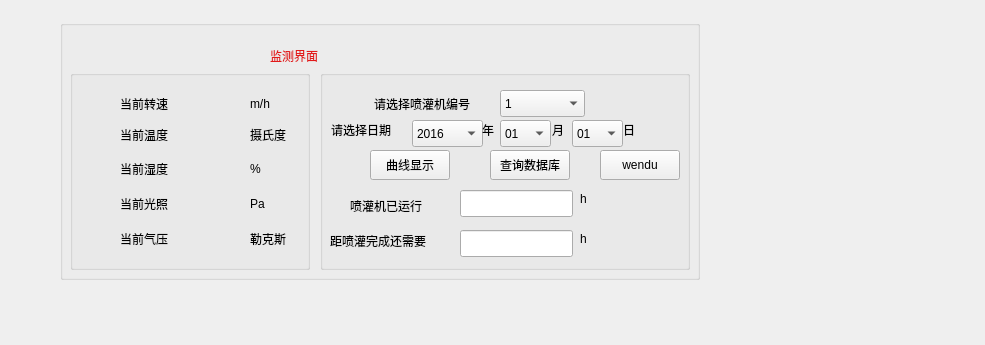
<?xml version="1.0" encoding="UTF-8"?>
<ui version="4.0">
 <class>Form</class>
 <widget class="QWidget" name="Form">
  <property name="geometry">
   <rect>
    <x>0</x>
    <y>0</y>
    <width>985</width>
    <height>345</height>
   </rect>
  </property>
  <property name="windowTitle">
   <string>Form</string>
  </property>
  <widget class="QLabel" name="label_11">
   <property name="geometry">
    <rect>
     <x>170</x>
     <y>145</y>
     <width>81</width>
     <height>31</height>
    </rect>
   </property>
   <property name="styleSheet">
    <string notr="true">image: url(:/new/prefix1/2.jpg);</string>
   </property>
   <property name="text">
    <string/>
   </property>
  </widget>
  <widget class="QLabel" name="label_12">
   <property name="geometry">
    <rect>
     <x>170</x>
     <y>185</y>
     <width>81</width>
     <height>31</height>
    </rect>
   </property>
   <property name="styleSheet">
    <string notr="true">image: url(:/new/prefix1/5.jpg);</string>
   </property>
   <property name="text">
    <string/>
   </property>
  </widget>
  <widget class="QLabel" name="label_3">
   <property name="geometry">
    <rect>
     <x>170</x>
     <y>65</y>
     <width>81</width>
     <height>31</height>
    </rect>
   </property>
   <property name="styleSheet">
    <string notr="true">image: url(:/new/prefix1/3.jpg);</string>
   </property>
   <property name="text">
    <string/>
   </property>
  </widget>
  <widget class="QLabel" name="label">
   <property name="geometry">
    <rect>
     <x>170</x>
     <y>25</y>
     <width>81</width>
     <height>31</height>
    </rect>
   </property>
   <property name="styleSheet">
    <string notr="true">image: url(:/new/prefix1/4.jpg);</string>
   </property>
   <property name="text">
    <string/>
   </property>
  </widget>
  <widget class="QLabel" name="label_5">
   <property name="geometry">
    <rect>
     <x>170</x>
     <y>105</y>
     <width>81</width>
     <height>31</height>
    </rect>
   </property>
   <property name="styleSheet">
    <string notr="true">image: url(:/new/prefix1/1.jpg);</string>
   </property>
   <property name="text">
    <string/>
   </property>
  </widget>
  <widget class="QGroupBox" name="groupBox">
   <property name="geometry">
    <rect>
     <x>60</x>
     <y>20</y>
     <width>640</width>
     <height>260</height>
    </rect>
   </property>
   <property name="styleSheet">
    <string notr="true">#groupBox{

background-image: url(:/new/prefix/groupbox3.jpg);
}</string>
   </property>
   <property name="title">
    <string/>
   </property>
   <widget class="QLabel" name="label_10">
    <property name="geometry">
     <rect>
      <x>210</x>
      <y>20</y>
      <width>131</width>
      <height>31</height>
     </rect>
    </property>
    <property name="styleSheet">
     <string notr="true">color: rgb(226, 25, 25);
font: 24pt &quot;Ubuntu&quot;;</string>
    </property>
    <property name="text">
     <string>监测界面</string>
    </property>
   </widget>
   <widget class="QGroupBox" name="groupBox_2">
    <property name="geometry">
     <rect>
      <x>10</x>
      <y>50</y>
      <width>240</width>
      <height>200</height>
     </rect>
    </property>
    <property name="title">
     <string/>
    </property>
    <widget class="QLabel" name="label_15">
     <property name="geometry">
      <rect>
       <x>180</x>
       <y>160</y>
       <width>67</width>
       <height>17</height>
      </rect>
     </property>
     <property name="styleSheet">
      <string notr="true">font: 10pt &quot;楷体&quot;;</string>
     </property>
     <property name="text">
      <string>勒克斯</string>
     </property>
    </widget>
    <widget class="QLabel" name="label_9">
     <property name="geometry">
      <rect>
       <x>180</x>
       <y>90</y>
       <width>16</width>
       <height>17</height>
      </rect>
     </property>
     <property name="styleSheet">
      <string notr="true">font: 10pt &quot;楷体&quot;;</string>
     </property>
     <property name="text">
      <string>%</string>
     </property>
    </widget>
    <widget class="QLabel" name="label_33">
     <property name="geometry">
      <rect>
       <x>-20</x>
       <y>50</y>
       <width>80</width>
       <height>30</height>
      </rect>
     </property>
     <property name="styleSheet">
      <string notr="true">image: url(:/new/prefix/3.jpg);</string>
     </property>
     <property name="text">
      <string/>
     </property>
    </widget>
    <widget class="QLabel" name="label_36">
     <property name="geometry">
      <rect>
       <x>-20</x>
       <y>155</y>
       <width>80</width>
       <height>30</height>
      </rect>
     </property>
     <property name="styleSheet">
      <string notr="true">image: url(:/new/prefix/5.jpg);</string>
     </property>
     <property name="text">
      <string/>
     </property>
    </widget>
    <widget class="QLabel" name="label_34">
     <property name="geometry">
      <rect>
       <x>-20</x>
       <y>85</y>
       <width>80</width>
       <height>30</height>
      </rect>
     </property>
     <property name="styleSheet">
      <string notr="true">image: url(:/new/prefi/1.jpg);
image: url(:/new/prefix/1.jpg);</string>
     </property>
     <property name="text">
      <string/>
     </property>
    </widget>
    <widget class="QLabel" name="label_18">
     <property name="geometry">
      <rect>
       <x>50</x>
       <y>125</y>
       <width>67</width>
       <height>17</height>
      </rect>
     </property>
     <property name="styleSheet">
      <string notr="true">font: 10pt &quot;楷体&quot;;</string>
     </property>
     <property name="text">
      <string>当前光照</string>
     </property>
    </widget>
    <widget class="QLabel" name="label_17">
     <property name="geometry">
      <rect>
       <x>50</x>
       <y>160</y>
       <width>67</width>
       <height>17</height>
      </rect>
     </property>
     <property name="styleSheet">
      <string notr="true">font: 10pt &quot;楷体&quot;;</string>
     </property>
     <property name="text">
      <string>当前气压</string>
     </property>
    </widget>
    <widget class="QLabel" name="label_21">
     <property name="geometry">
      <rect>
       <x>50</x>
       <y>90</y>
       <width>61</width>
       <height>17</height>
      </rect>
     </property>
     <property name="styleSheet">
      <string notr="true">font: 10pt &quot;楷体&quot;;</string>
     </property>
     <property name="text">
      <string>当前湿度</string>
     </property>
    </widget>
    <widget class="QLabel" name="label_8">
     <property name="geometry">
      <rect>
       <x>180</x>
       <y>55</y>
       <width>45</width>
       <height>19</height>
      </rect>
     </property>
     <property name="styleSheet">
      <string notr="true">font: 10pt &quot;楷体&quot;;</string>
     </property>
     <property name="text">
      <string>摄氏度</string>
     </property>
    </widget>
    <widget class="QLabel" name="label_19">
     <property name="geometry">
      <rect>
       <x>50</x>
       <y>25</y>
       <width>71</width>
       <height>17</height>
      </rect>
     </property>
     <property name="styleSheet">
      <string notr="true">font: 10pt &quot;楷体&quot;;</string>
     </property>
     <property name="text">
      <string>当前转速</string>
     </property>
    </widget>
    <widget class="QLabel" name="label_35">
     <property name="geometry">
      <rect>
       <x>-20</x>
       <y>120</y>
       <width>80</width>
       <height>30</height>
      </rect>
     </property>
     <property name="styleSheet">
      <string notr="true">image: url(:/new/prefix/2.jpg);</string>
     </property>
     <property name="text">
      <string/>
     </property>
    </widget>
    <widget class="QLabel" name="label_31">
     <property name="geometry">
      <rect>
       <x>-20</x>
       <y>15</y>
       <width>80</width>
       <height>30</height>
      </rect>
     </property>
     <property name="styleSheet">
      <string notr="true">image: url(:/new/prefix/4.jpg);</string>
     </property>
     <property name="text">
      <string/>
     </property>
    </widget>
    <widget class="QLabel" name="label_7">
     <property name="geometry">
      <rect>
       <x>180</x>
       <y>25</y>
       <width>28</width>
       <height>17</height>
      </rect>
     </property>
     <property name="styleSheet">
      <string notr="true">font: 10pt &quot;楷体&quot;;</string>
     </property>
     <property name="text">
      <string>m/h</string>
     </property>
    </widget>
    <widget class="QLabel" name="label_16">
     <property name="geometry">
      <rect>
       <x>180</x>
       <y>125</y>
       <width>67</width>
       <height>17</height>
      </rect>
     </property>
     <property name="styleSheet">
      <string notr="true">font: 10pt &quot;楷体&quot;;</string>
     </property>
     <property name="text">
      <string>Pa</string>
     </property>
    </widget>
    <widget class="QLabel" name="label_20">
     <property name="geometry">
      <rect>
       <x>50</x>
       <y>55</y>
       <width>61</width>
       <height>19</height>
      </rect>
     </property>
     <property name="styleSheet">
      <string notr="true">font: 10pt &quot;楷体&quot;;</string>
     </property>
     <property name="text">
      <string>当前温度</string>
     </property>
    </widget>
    <widget class="QLabel" name="label_2">
     <property name="geometry">
      <rect>
       <x>130</x>
       <y>20</y>
       <width>32</width>
       <height>17</height>
      </rect>
     </property>
     <property name="text">
      <string/>
     </property>
    </widget>
    <widget class="QLabel" name="label_4">
     <property name="geometry">
      <rect>
       <x>130</x>
       <y>60</y>
       <width>32</width>
       <height>17</height>
      </rect>
     </property>
     <property name="text">
      <string/>
     </property>
    </widget>
    <widget class="QLabel" name="label_6">
     <property name="geometry">
      <rect>
       <x>130</x>
       <y>90</y>
       <width>32</width>
       <height>17</height>
      </rect>
     </property>
     <property name="text">
      <string/>
     </property>
    </widget>
    <widget class="QLabel" name="label_13">
     <property name="geometry">
      <rect>
       <x>130</x>
       <y>130</y>
       <width>32</width>
       <height>17</height>
      </rect>
     </property>
     <property name="text">
      <string/>
     </property>
    </widget>
    <widget class="QLabel" name="label_14">
     <property name="geometry">
      <rect>
       <x>130</x>
       <y>160</y>
       <width>32</width>
       <height>17</height>
      </rect>
     </property>
     <property name="text">
      <string/>
     </property>
    </widget>
   </widget>
   <widget class="QGroupBox" name="groupBox_3">
    <property name="geometry">
     <rect>
      <x>260</x>
      <y>50</y>
      <width>370</width>
      <height>200</height>
     </rect>
    </property>
    <property name="title">
     <string/>
    </property>
    <widget class="QComboBox" name="comboBox_Month">
     <property name="geometry">
      <rect>
       <x>180</x>
       <y>50</y>
       <width>51</width>
       <height>27</height>
      </rect>
     </property>
     <property name="styleSheet">
      <string notr="true">font: 10pt &quot;楷体&quot;;</string>
     </property>
     <item>
      <property name="text">
       <string>01</string>
      </property>
     </item>
     <item>
      <property name="text">
       <string>02</string>
      </property>
     </item>
     <item>
      <property name="text">
       <string>03</string>
      </property>
     </item>
     <item>
      <property name="text">
       <string>04</string>
      </property>
     </item>
     <item>
      <property name="text">
       <string>05</string>
      </property>
     </item>
     <item>
      <property name="text">
       <string>06</string>
      </property>
     </item>
     <item>
      <property name="text">
       <string>07</string>
      </property>
     </item>
     <item>
      <property name="text">
       <string>08</string>
      </property>
     </item>
     <item>
      <property name="text">
       <string>09</string>
      </property>
     </item>
     <item>
      <property name="text">
       <string>10</string>
      </property>
     </item>
     <item>
      <property name="text">
       <string>11</string>
      </property>
     </item>
     <item>
      <property name="text">
       <string>12</string>
      </property>
     </item>
    </widget>
    <widget class="QLabel" name="label_22">
     <property name="geometry">
      <rect>
       <x>11</x>
       <y>50</y>
       <width>75</width>
       <height>19</height>
      </rect>
     </property>
     <property name="styleSheet">
      <string notr="true">font: 10pt &quot;楷体&quot;;</string>
     </property>
     <property name="text">
      <string>请选择日期</string>
     </property>
    </widget>
    <widget class="QPushButton" name="pushButton_3">
     <property name="geometry">
      <rect>
       <x>50</x>
       <y>80</y>
       <width>80</width>
       <height>30</height>
      </rect>
     </property>
     <property name="styleSheet">
      <string notr="true">font: 10pt &quot;楷体&quot;;</string>
     </property>
     <property name="text">
      <string>曲线显示</string>
     </property>
    </widget>
    <widget class="QLabel" name="label_26">
     <property name="geometry">
      <rect>
       <x>54</x>
       <y>20</y>
       <width>120</width>
       <height>27</height>
      </rect>
     </property>
     <property name="styleSheet">
      <string notr="true">font: 10pt &quot;楷体&quot;;</string>
     </property>
     <property name="text">
      <string>请选择喷灌机编号</string>
     </property>
    </widget>
    <widget class="QLabel" name="label_28">
     <property name="geometry">
      <rect>
       <x>10</x>
       <y>160</y>
       <width>121</width>
       <height>21</height>
      </rect>
     </property>
     <property name="styleSheet">
      <string notr="true">font: 10pt &quot;楷体&quot;;</string>
     </property>
     <property name="text">
      <string>距喷灌完成还需要</string>
     </property>
    </widget>
    <widget class="QLabel" name="label_24">
     <property name="geometry">
      <rect>
       <x>232</x>
       <y>50</y>
       <width>16</width>
       <height>19</height>
      </rect>
     </property>
     <property name="styleSheet">
      <string notr="true">font: 10pt &quot;楷体&quot;;</string>
     </property>
     <property name="text">
      <string>月</string>
     </property>
    </widget>
    <widget class="QComboBox" name="comboBox_Year">
     <property name="geometry">
      <rect>
       <x>92</x>
       <y>50</y>
       <width>71</width>
       <height>27</height>
      </rect>
     </property>
     <property name="styleSheet">
      <string notr="true">font: 10pt &quot;楷体&quot;;</string>
     </property>
     <item>
      <property name="text">
       <string>2016</string>
      </property>
     </item>
     <item>
      <property name="text">
       <string>2017</string>
      </property>
     </item>
     <item>
      <property name="text">
       <string>2018</string>
      </property>
     </item>
    </widget>
    <widget class="QLabel" name="label_30">
     <property name="geometry">
      <rect>
       <x>260</x>
       <y>160</y>
       <width>16</width>
       <height>17</height>
      </rect>
     </property>
     <property name="text">
      <string>h</string>
     </property>
    </widget>
    <widget class="QLineEdit" name="lineEdit">
     <property name="geometry">
      <rect>
       <x>140</x>
       <y>120</y>
       <width>113</width>
       <height>27</height>
      </rect>
     </property>
    </widget>
    <widget class="QComboBox" name="comboBox_bianhao">
     <property name="geometry">
      <rect>
       <x>180</x>
       <y>20</y>
       <width>85</width>
       <height>27</height>
      </rect>
     </property>
     <item>
      <property name="text">
       <string>1</string>
      </property>
     </item>
     <item>
      <property name="text">
       <string>2</string>
      </property>
     </item>
     <item>
      <property name="text">
       <string>3</string>
      </property>
     </item>
     <item>
      <property name="text">
       <string>4</string>
      </property>
     </item>
     <item>
      <property name="text">
       <string>5</string>
      </property>
     </item>
     <item>
      <property name="text">
       <string>6</string>
      </property>
     </item>
     <item>
      <property name="text">
       <string>7</string>
      </property>
     </item>
     <item>
      <property name="text">
       <string>8</string>
      </property>
     </item>
    </widget>
    <widget class="QLineEdit" name="lineEdit_2">
     <property name="geometry">
      <rect>
       <x>140</x>
       <y>160</y>
       <width>113</width>
       <height>27</height>
      </rect>
     </property>
    </widget>
    <widget class="QLabel" name="label_27">
     <property name="geometry">
      <rect>
       <x>30</x>
       <y>120</y>
       <width>121</width>
       <height>31</height>
      </rect>
     </property>
     <property name="styleSheet">
      <string notr="true">font: 10pt &quot;楷体&quot;;</string>
     </property>
     <property name="text">
      <string>喷灌机已运行</string>
     </property>
    </widget>
    <widget class="QLabel" name="label_29">
     <property name="geometry">
      <rect>
       <x>260</x>
       <y>120</y>
       <width>16</width>
       <height>17</height>
      </rect>
     </property>
     <property name="text">
      <string>h</string>
     </property>
    </widget>
    <widget class="QComboBox" name="comboBox_Day">
     <property name="geometry">
      <rect>
       <x>252</x>
       <y>50</y>
       <width>51</width>
       <height>27</height>
      </rect>
     </property>
     <property name="styleSheet">
      <string notr="true">font: 10pt &quot;楷体&quot;;</string>
     </property>
     <item>
      <property name="text">
       <string>01</string>
      </property>
     </item>
     <item>
      <property name="text">
       <string>02</string>
      </property>
     </item>
     <item>
      <property name="text">
       <string>03</string>
      </property>
     </item>
     <item>
      <property name="text">
       <string>04</string>
      </property>
     </item>
     <item>
      <property name="text">
       <string>05</string>
      </property>
     </item>
     <item>
      <property name="text">
       <string>06</string>
      </property>
     </item>
     <item>
      <property name="text">
       <string>07</string>
      </property>
     </item>
     <item>
      <property name="text">
       <string>08</string>
      </property>
     </item>
     <item>
      <property name="text">
       <string>09</string>
      </property>
     </item>
     <item>
      <property name="text">
       <string>10</string>
      </property>
     </item>
     <item>
      <property name="text">
       <string>11</string>
      </property>
     </item>
     <item>
      <property name="text">
       <string>12</string>
      </property>
     </item>
     <item>
      <property name="text">
       <string>13</string>
      </property>
     </item>
     <item>
      <property name="text">
       <string>14</string>
      </property>
     </item>
     <item>
      <property name="text">
       <string>15</string>
      </property>
     </item>
     <item>
      <property name="text">
       <string>16</string>
      </property>
     </item>
     <item>
      <property name="text">
       <string>17</string>
      </property>
     </item>
     <item>
      <property name="text">
       <string>18</string>
      </property>
     </item>
     <item>
      <property name="text">
       <string>19</string>
      </property>
     </item>
     <item>
      <property name="text">
       <string>20</string>
      </property>
     </item>
     <item>
      <property name="text">
       <string>21</string>
      </property>
     </item>
     <item>
      <property name="text">
       <string>22</string>
      </property>
     </item>
     <item>
      <property name="text">
       <string>23</string>
      </property>
     </item>
     <item>
      <property name="text">
       <string>24</string>
      </property>
     </item>
     <item>
      <property name="text">
       <string>25</string>
      </property>
     </item>
     <item>
      <property name="text">
       <string>26</string>
      </property>
     </item>
     <item>
      <property name="text">
       <string>27</string>
      </property>
     </item>
     <item>
      <property name="text">
       <string>28</string>
      </property>
     </item>
     <item>
      <property name="text">
       <string>29</string>
      </property>
     </item>
     <item>
      <property name="text">
       <string>30</string>
      </property>
     </item>
     <item>
      <property name="text">
       <string>31</string>
      </property>
     </item>
    </widget>
    <widget class="QLabel" name="label_23">
     <property name="geometry">
      <rect>
       <x>162</x>
       <y>50</y>
       <width>16</width>
       <height>19</height>
      </rect>
     </property>
     <property name="styleSheet">
      <string notr="true">font: 10pt &quot;楷体&quot;;</string>
     </property>
     <property name="text">
      <string>年</string>
     </property>
    </widget>
    <widget class="QLabel" name="label_25">
     <property name="geometry">
      <rect>
       <x>303</x>
       <y>50</y>
       <width>16</width>
       <height>19</height>
      </rect>
     </property>
     <property name="styleSheet">
      <string notr="true">font: 10pt &quot;楷体&quot;;</string>
     </property>
     <property name="text">
      <string>日</string>
     </property>
    </widget>
    <widget class="QPushButton" name="selectBtn">
     <property name="geometry">
      <rect>
       <x>170</x>
       <y>80</y>
       <width>80</width>
       <height>30</height>
      </rect>
     </property>
     <property name="styleSheet">
      <string notr="true">font: 10pt &quot;楷体&quot;;</string>
     </property>
     <property name="text">
      <string>查询数据库</string>
     </property>
    </widget>
    <widget class="QPushButton" name="pushButton_2">
     <property name="geometry">
      <rect>
       <x>280</x>
       <y>80</y>
       <width>80</width>
       <height>30</height>
      </rect>
     </property>
     <property name="styleSheet">
      <string notr="true">font: 10pt &quot;楷体&quot;;</string>
     </property>
     <property name="text">
      <string>wendu</string>
     </property>
    </widget>
   </widget>
  </widget>
 </widget>
 <resources/>
 <connections/>
</ui>
